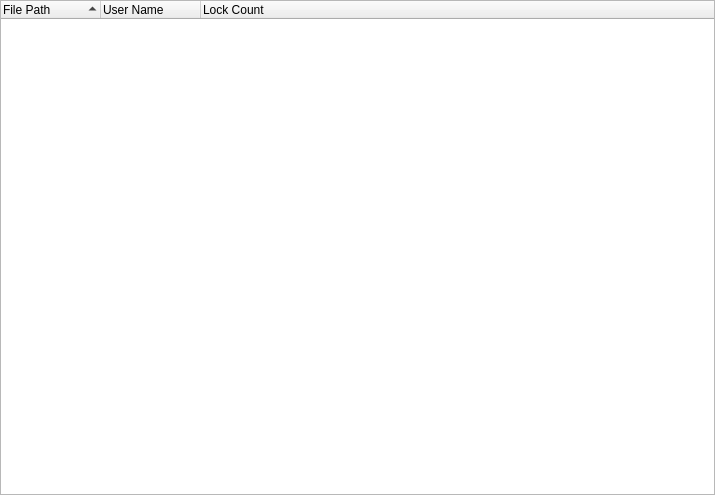
<?xml version="1.0" encoding="UTF-8"?>
<ui version="4.0">
 <class>SysInfoOpenFiles</class>
 <widget class="QWidget" name="SysInfoOpenFiles">
  <property name="geometry">
   <rect>
    <x>0</x>
    <y>0</y>
    <width>715</width>
    <height>495</height>
   </rect>
  </property>
  <property name="windowTitle">
   <string/>
  </property>
  <layout class="QVBoxLayout" name="verticalLayout">
   <property name="leftMargin">
    <number>0</number>
   </property>
   <property name="topMargin">
    <number>0</number>
   </property>
   <property name="rightMargin">
    <number>0</number>
   </property>
   <property name="bottomMargin">
    <number>0</number>
   </property>
   <item>
    <widget class="QTreeWidget" name="tree">
     <property name="contextMenuPolicy">
      <enum>Qt::ContextMenuPolicy::CustomContextMenu</enum>
     </property>
     <property name="showDropIndicator" stdset="0">
      <bool>false</bool>
     </property>
     <property name="iconSize">
      <size>
       <width>20</width>
       <height>20</height>
      </size>
     </property>
     <property name="indentation">
      <number>0</number>
     </property>
     <property name="sortingEnabled">
      <bool>true</bool>
     </property>
     <attribute name="headerShowSortIndicator" stdset="0">
      <bool>true</bool>
     </attribute>
     <column>
      <property name="text">
       <string>File Path</string>
      </property>
     </column>
     <column>
      <property name="text">
       <string>User Name</string>
      </property>
     </column>
     <column>
      <property name="text">
       <string>Lock Count</string>
      </property>
     </column>
    </widget>
   </item>
  </layout>
  <action name="action_copy_row">
   <property name="text">
    <string>Copy Row</string>
   </property>
  </action>
  <action name="action_copy_value">
   <property name="text">
    <string>Copy Value</string>
   </property>
  </action>
 </widget>
 <resources/>
 <connections/>
</ui>
